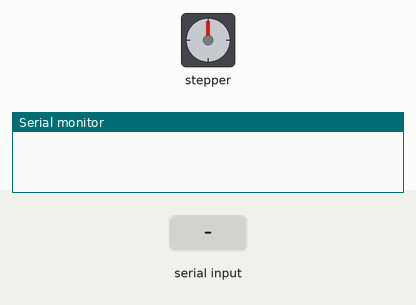
Simulated run of this sketch. Board: Arduino Uno, built with avr-gcc and run on an emulated ATmega328P. Shown: stepper motor, the last lines printed to the serial monitor. Inputs (shaded band) come from the test bench. Stepper angles assume 256 steps per turn.

Above: at 1.2 s.
1.3 s: "1" received over Serial
At 1.45 s:
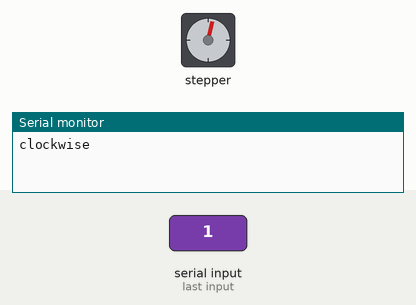
At 2.08 s:
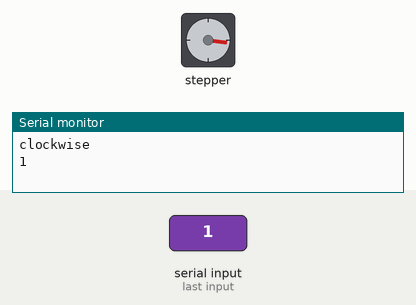
Timing chart, 0 to 16.3 s (numbered marks = the images above; inputs shaded):
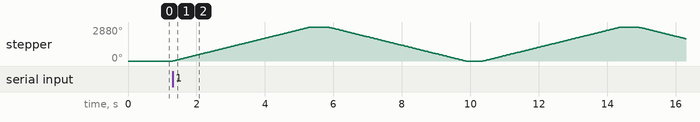

Measured:
- after the input at 1.3 s, stepper: turns 2880° clockwise in 4.0 s, then 2880° counter-clockwise in 4.0 s, then 2880° clockwise in 4.0 s, then 988° counter-clockwise in 1.4 s

The sketch:

sketch_7-6.ino
```cpp
#include <Stepper.h>

// 2048 / 8 = 256 steps (256 steps = 45 degrees)
const int stepsPerRevolution = 2048 / 8;

// Connect ULN2003 IN1, IN2, IN3, IN4
// to Arduino D8, D9, D10, D11 (sequence 1-3-2-4)
Stepper myStepper(stepsPerRevolution, 8, 10, 9, 11);

void setup() {
  // Set motor speed to 120 RPM
  myStepper.setSpeed(120);

  // Initialize serial communication
  Serial.begin(9600);
}

void loop() {
  if (Serial.available()) {

    Serial.println("clockwise");
    // Move 8 times stepsPerRevolution (clockwise = 1 full rotation)
    for (int x = 1; x < 9; x++) {
      myStepper.step(stepsPerRevolution);
      Serial.println(x);   // Print current iteration count
    }

    delay(500);

    Serial.println("counterclockwise");
    // Move 8 times -stepsPerRevolution (counterclockwise = 1 full rotation)
    for (int x = 1; x < 9; x++) {
      myStepper.step(-stepsPerRevolution);
      Serial.println(x);   // Print current iteration count
    }

    delay(500);
  }
}
```
